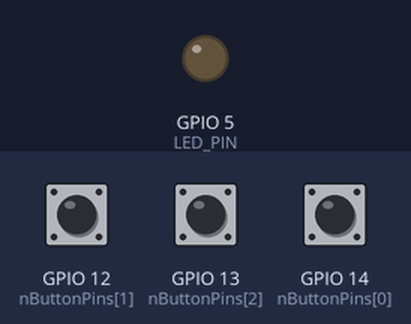
The sketch below on a simulated ESP8266 (NodeMCU). On the bench: output pins drawn as LEDs (lit = HIGH). Dashed ring = blinking. Inputs (shaded band) come from the test bench; at power-on: GPIO 12 (nButtonPins[1]) HIGH, GPIO 13 (nButtonPins[2]) HIGH, GPIO 14 (nButtonPins[0]) HIGH. WiFi joins after 1.5 s; servers stay silent unless stated; web services answer with replies made up by the test bench; what the sketch prints to the serial monitor is not drawn.

Above: at 3.8 s.
3.9 s: GPIO 12 (nButtonPins[1]) pulled LOW for 3.2 s
At 5.2 s:
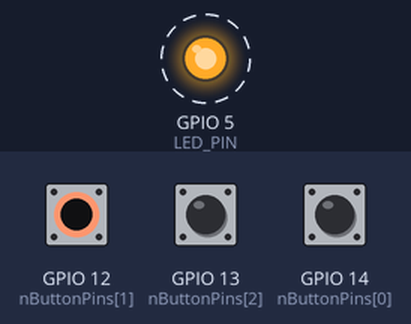
8.6 s: GPIO 13 (nButtonPins[2]) pulled LOW for 3.2 s
At 9.9 s:
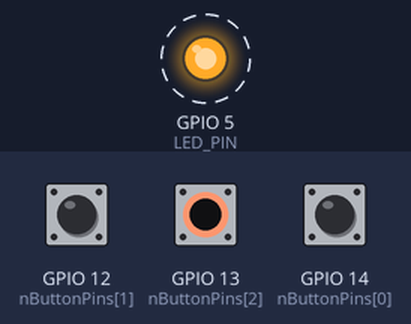
13.3 s: GPIO 14 (nButtonPins[0]) pulled LOW for 3.2 s
At 14.6 s:
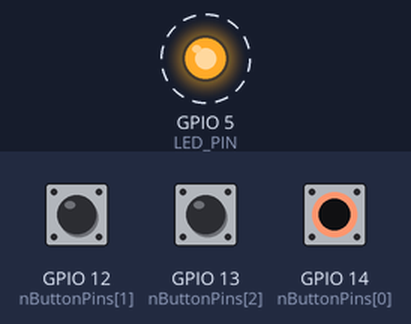
Timing chart, 0 to 17.4 s (numbered marks = the images above; inputs shaded):
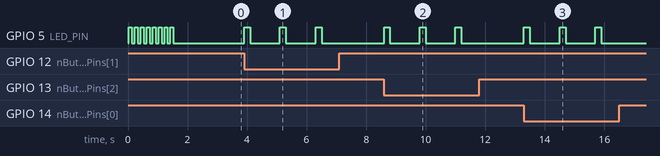

The sketch:

ifttt-btn.ino
```cpp
//
// press the button, send an event message to IFTTT.
// (ESP-WROOM-02(ESP8266)/ESP32-WROOM-32(ESP32))
//
// 2020/08/01 tonasuzuki
//
#ifdef ESP8266
//include ESP8266 libs
#include <ESP8266WiFi.h>
#include <ESP8266HTTPClient.h>
#endif  // ESP8266
//include ESP32
#ifdef ESP32
#include "WiFi.h"
#include <HTTPClient.h>
#endif

#include <WiFiClient.h>
#include <ArduinoOTA.h>

//WLAN configuration.
const char ssid[] = "your wlan SSID";
const char pass[] = "youe wlan password";

//IFTTT trigger KEY
#define IFTTT_MAKER_KEY "insert your IFTTT maker key"
#define IFTTT_EVENT_NAME "esp-buttons%d"
//IFTTT Sever configuration.
#define HTTP_PORT 80
#define HTTP_HOST "maker.ifttt.com"

//GPIO configurations
#ifdef ESP8266
//Number of buttons
#define BUTTON_NUM 3
// BUTTON-GPIO number (GPIO16 cannot be used)
int nButtonPins[] = {14, 12, 13};
// LED-GPIO number
#define LED_PIN 5
#endif // ESP8266

#ifdef ESP32
//Number of buttons
#define BUTTON_NUM 3
// BUTTON-GPIO number (0,2,4,12-15,25-27,32-39.)
int nButtonPins[] = {25, 26, 15};
// LED-GPIO number
#define LED_PIN 4
#endif // ESP32

//to light-sleep after pressing the button (msec)
//if not light-sleep,Set to 0
#define BUTTON_SLEEP_TIME (300*1000)
//#define BUTTON_SLEEP_TIME 0

//WLAN connection retry-count
#define CONNECT_ERROR_TIME 30
//http post retry-count
#define HTTP_POST_RETRY 4

//
#define ERROR_LED_BLINK 10


#define HTTP_BUFFER_MAX  512
char szSendBuffer[HTTP_BUFFER_MAX];
char szURI[256];


//IFTTT trigger BUFFER
#define TRIGGER_BUFFER_SIZE 32
char szEventName[TRIGGER_BUFFER_SIZE];
char szTriggerValue1[TRIGGER_BUFFER_SIZE];
char szTriggerValue2[TRIGGER_BUFFER_SIZE];
char szTriggerValue3[TRIGGER_BUFFER_SIZE];

//sleep Wifi time
#if BUTTON_SLEEP_TIME
unsigned long lSleepTime;
unsigned long lNowTime;
#endif


void setup()
{
  int nPin;
  boolean bWifiConnect = false;

  // Open serial communications and wait for port to open:
  Serial.begin(9600);

  // initialize digital pin(LED_PIN) as an output.
  pinMode(LED_PIN, OUTPUT);
  // initialize the pushbutton pin as an input:
  for (nPin = 0; nPin< BUTTON_NUM; nPin++)
  {
    pinMode(nButtonPins[nPin], INPUT_PULLUP);
    Serial.printf(IFTTT_EVENT_NAME,nPin+1);
    Serial.printf(" : from GPIO %d \n",nButtonPins[nPin]);
  }

  //Connect wifi
  while (!bWifiConnect)
  {
    bWifiConnect = ConnectWifi();
    delay(1000);
  }
  //
  ArduinoOTASetup();
  //
  szTriggerValue1[0]='\0';
  szTriggerValue2[0]='\0';
  szTriggerValue3[0]='\0';

#if BUTTON_SLEEP_TIME
  lNowTime=millis();
  lSleepTime=lNowTime+BUTTON_SLEEP_TIME ;
#endif
}

void loop()
{
  chkButton();
  ArduinoOTA.handle();
  //
#if BUTTON_SLEEP_TIME
  lNowTime=millis();
  if (lNowTime>lSleepTime)
  {
    //Sleep Board.
    ExecLightSleep();
    delay(50);
    lNowTime=millis();
    lSleepTime=lNowTime+BUTTON_SLEEP_TIME ;
  }
#endif
}

void chkButton()
{
  int nPin;
  int nButtonStatus=0;
	for (nPin = 0; (nPin< BUTTON_NUM); nPin++)
	{
		if (digitalRead(nButtonPins[nPin]) == LOW)
		{
		  nButtonStatus = nPin+1 ;
		}
	}
	if (nButtonStatus > 0)
	{
		PostHttpMessage(nButtonStatus);
	}
}

void PostHttpMessage(int nButton)
{
  int nResult=0;
  int nRetry=HTTP_POST_RETRY;
  boolean bWifiConnect = true;
	//Connect wifi
	if(WiFi.status() != WL_CONNECTED)
	{
		bWifiConnect=ConnectWifi();
	}
	if (bWifiConnect)
	{
	  sprintf(szEventName,IFTTT_EVENT_NAME,nButton);
	  while ( (nResult!=HTTP_CODE_OK) && (nRetry>0) )
	  {
	    // turn on LED :
	    digitalWrite(LED_PIN, HIGH);
	    // SEND IFTTT
	    nResult=SendTrigger( szEventName );
	    // turn off LED :
	    digitalWrite(LED_PIN, LOW);
      Serial.print(".");
	    delay(1000);
	    nRetry--;
	  }
	  if (nResult==HTTP_CODE_OK)
	  {
	    Serial.println(szEventName);
	  }
	  else
	  {
	    Serial.println("IFTTT connection error.\n");
	    ErrorLedBlink();
	  }
	}
	else
	{
	    Serial.println("WIFI connection error.\n");
	    ErrorLedBlink();
	}
	digitalWrite(LED_PIN, LOW);
}


//
boolean ConnectWifi()
{
  boolean bResult= false;
  int nTime=CONNECT_ERROR_TIME;
  //
  WiFi.mode(WIFI_STA);
  //Connect wifi
  WiFi.begin(ssid, pass);
  while ( (WiFi.status() != WL_CONNECTED) && (nTime>=0) )
  {
    digitalWrite(LED_PIN, HIGH);
    delay(100);
    digitalWrite(LED_PIN, LOW);
    delay(100);
    Serial.print(".");
    nTime--;
  }
  if (nTime>=0)
  {
    bResult= true;
    Serial.println("ConnectWifi() done.");
    Serial.print("IP address: ");
    Serial.println( WiFi.localIP() );
  }
  else
  {
    Serial.println("ConnectWifi() Timeout.");
  }
  return (bResult);
}

//
boolean DisconnectWifi()
{
  boolean bResult= true;
  if (WiFi.status() == WL_CONNECTED)
  {
    bResult= false;
    WiFi.disconnect();
    int nTime=CONNECT_ERROR_TIME;
    while ( (WiFi.status() != WL_IDLE_STATUS) && (nTime>=0) )
    {
        Serial.print(".");
        nTime-=1;
        delay(200);
    }
    if (nTime>=0)
    {
        bResult= true;
        WiFi.mode(WIFI_OFF);
    }
  }
  Serial.println("DisconnectWifi()");
  return (bResult);
}

//
void ErrorLedBlink()
{
  int n;
  for (n = 0; (n< ERROR_LED_BLINK); n++)
  {
    digitalWrite(LED_PIN, HIGH);
    delay(100);
    digitalWrite(LED_PIN, LOW);
    delay(100);
  }
}


//Send IFTTT event
int SendTrigger(char* pszEventName)
{
  int nHttpCode=false;
  HTTPClient http;

  //Create POST data
  sprintf(szSendBuffer,"{\"value1\":\"%s\",\"value2\":\"%s\",\"value3\":\"%s\"}"
          ,szTriggerValue1,szTriggerValue2,szTriggerValue3);
  //Create POST message
  sprintf(szURI,"/trigger/%s/with/key/%s"
          ,(char*)pszEventName,IFTTT_MAKER_KEY);
  // start connection and send HTTP header
  http.begin(HTTP_HOST,HTTP_PORT,szURI); //HTTP request
  http.addHeader("Content-Type","application/json");
  nHttpCode = http.POST((uint8_t *)szSendBuffer,strlen(szSendBuffer));
  if(nHttpCode)
  {
      // HTTP header has been send and Server response header has been handled
      Serial.printf("[HTTP] POST... code: %d\n", nHttpCode);
  } else {
      Serial.print("[HTTP] POST... failed, no connection or no HTTP server\n");
  }
  return (nHttpCode);
}


//
#ifdef ESP8266
void FPMwakeupCallBack(void)
{
  Serial.println("FPMwakeupCallBack start");
  gpio_pin_wakeup_disable();
  wifi_fpm_close(); // disable force sleep function
}
#endif

//
void ExecLightSleep() {
  int nPin;
  Serial.println("ExecLightSleep() start.");
  DisconnectWifi();
#ifdef ESP8266
  wifi_set_opmode_current(NULL_MODE);
  wifi_fpm_set_sleep_type(LIGHT_SLEEP_T);
  wifi_fpm_open();
#endif  //ESP8266
  for (nPin = 0; (nPin< BUTTON_NUM); nPin++)
  {
//    Serial.println("gpio_pin_wakeup_enable: %d",nButtonPins[nPin]);
#ifdef ESP8266
    gpio_pin_wakeup_enable(nButtonPins[nPin], GPIO_PIN_INTR_LOLEVEL);
#endif  //ESP8266
#ifdef ESP32
    gpio_wakeup_enable((gpio_num_t)nButtonPins[nPin], GPIO_INTR_LOW_LEVEL);
#endif  //ESP32
  }
  Serial.flush();
#ifdef ESP8266
  wifi_fpm_set_wakeup_cb(FPMwakeupCallBack); // Set wakeup callback
  wifi_fpm_do_sleep(0xFFFFFFF); // sleep until gpio activity.
#endif  //ESP8266
#ifdef ESP32
  esp_sleep_enable_gpio_wakeup();
  esp_light_sleep_start();
#endif  //ESP32
  delay(10);
  Serial.println("ExecLightSleep() wake up.");
}

void ArduinoOTASetup()
{
  ArduinoOTA.onStart([]() {
    String type;
    if (ArduinoOTA.getCommand() == U_FLASH) {
      type = "sketch";
    } else { // U_FS
      type = "filesystem";
    }
    // NOTE: if updating FS this would be the place to unmount FS using FS.end(
    Serial.println("Start updating " + type);
  });
  ArduinoOTA.onEnd([]() {
    Serial.println("\nEnd");
    delay(1000);
    ErrorLedBlink();
    ESP.restart();
  });
  ArduinoOTA.onProgress([](unsigned int progress, unsigned int total) {
    Serial.printf("Progress: %u%%\r", (progress / (total / 100)));
  });
  ArduinoOTA.onError([](ota_error_t error) {
    Serial.printf("Error[%u]: ", error);
    if (error == OTA_AUTH_ERROR) {
      Serial.println("Auth Failed");
    } else if (error == OTA_BEGIN_ERROR) {
      Serial.println("Begin Failed");
    } else if (error == OTA_CONNECT_ERROR) {
      Serial.println("Connect Failed");
    } else if (error == OTA_RECEIVE_ERROR) {
      Serial.println("Receive Failed");
    } else if (error == OTA_END_ERROR) {
      Serial.println("End Failed");
    }
  });
  ArduinoOTA.begin();
}
```

Measured:
- after the input at 3.9 s, GPIO 5 (LED_PIN): alternates HIGH for 0.20 s and LOW for 1.0 s, 6 changes in all, then stays LOW, starting at once
- after the input at 8.6 s, GPIO 5 (LED_PIN): alternates HIGH for 0.20 s and LOW for 1.0 s, 6 changes in all, then stays LOW, starting at once
- after the input at 13.3 s, GPIO 5 (LED_PIN): alternates HIGH for 0.20 s and LOW for 1.0 s, 6 changes in all, then stays LOW, starting at once
